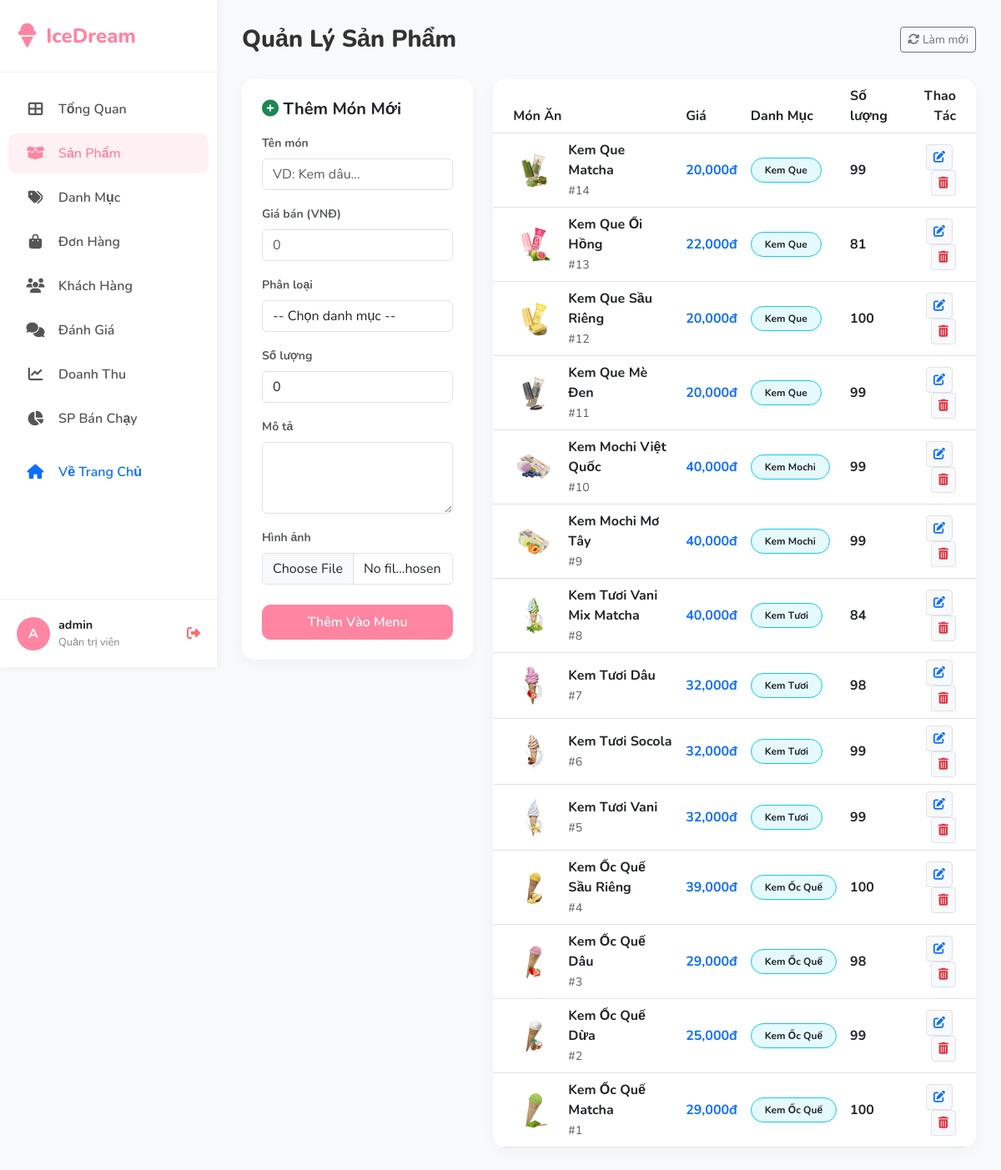
Page /Admin/View/quanlysp.php (signed in) on the committed database.
### tables this page shows
CREATE TABLE `products` (
  `id` int(11) NOT NULL,
  `name` varchar(255) DEFAULT NULL,
  `price` int(11) DEFAULT NULL,
  `image` varchar(255) DEFAULT NULL,
  `quantity` int(11) DEFAULT NULL,
  `description` text DEFAULT NULL,
  `category` text DEFAULT NULL,
  `status` int(11) DEFAULT 1,
  `category_id` int(11) DEFAULT NULL
);

CREATE TABLE `categories` (
  `id` int(11) NOT NULL,
  `name` varchar(255) NOT NULL,
  `description` text DEFAULT NULL,
  `created_at` timestamp NOT NULL DEFAULT current_timestamp()
);

### Admin/View/quanlysp.php (the view, shortened to what this page needs)
<?php
require_once __DIR__ . '/layouts/header.php';
require_once __DIR__ . '/../../Model/db.php';
$edit_product = null;
?>
<div class="page-header">
    <h2 class="page-title">Quản Lý Sản Phẩm</h2>
    <a href="quanlysp.php" class="btn btn-outline-secondary btn-sm"><i class="fas fa-sync-alt"></i> Làm mới</a>
</div>
<div class="row">
    <div class="col-lg-4 mb-4">
        <div class="card p-4 <?= $edit_product ? 'border-primary' : '' ?>">
            <h5 class="card-title fw-bold mb-3">
                <?= $edit_product ? '<i class="fas fa-edit text-primary"></i> Cập Nhật Món' : '<i class="fas fa-plus-circle text-success"></i> Thêm Món Mới' ?>
            </h5>
            <form action="../controller/quanlysp.php?action=<?= $edit_product ? 'edit' : 'add' ?>" method="POST" enctype="multipart/form-data">
                <div class="mb-3">
                    <label class="form-label small fw-bold text-muted">Tên món</label>
                    <input type="text" name="name" class="form-control" value="<?= $edit_product ? htmlspecialchars($edit_product['name']) : '' ?>" placeholder="VD: Kem dâu..." required>
                </div>
                <div class="mb-3">
                    <label class="form-label small fw-bold text-muted">Giá bán (VNĐ)</label>
                    <input type="number" name="price" class="form-control" value="<?= $edit_product ? $edit_product['price'] : '' ?>" placeholder="0" required>
                </div>
                <div class="mb-3">
                    <label class="form-label small fw-bold text-muted">Phân loại</label>
                    <select name="category_id" class="form-control" required>
                        <option value="">-- Chọn danh mục --</option>
                    </select>
                </div>
                <div class="mb-3">
                    <label class="form-label small fw-bold text-muted">Số lượng</label>
                    <input type="number" name="quantity" class="form-control" min="0" value="<?= $edit_product ? intval($edit_product['quantity']) : 0 ?>" placeholder="Số lượng trong kho">
                </div>
                <div class="mb-3">
                    <label class="form-label small fw-bold text-muted">Mô tả</label>
                    <textarea name="description" class="form-control" rows="3"><?= $edit_product ? htmlspecialchars($edit_product['description']) : '' ?></textarea>
                </div>
                <div class="mb-4">
                    <label class="form-label small fw-bold text-muted">Hình ảnh</label>
                    <input type="file" name="image" class="form-control" <?= $edit_product ? '' : 'required' ?>>
                </div>
                <div class="d-grid gap-2">
                    <button type="submit" class="btn btn-primary-custom">
                        <?= $edit_product ? 'Lưu Thay Đổi' : 'Thêm Vào Menu' ?>
                    </button>
                </div>
            </form>
        </div>
    </div>
    <div class="col-lg-8">
        <div class="card p-0 overflow-hidden">
            <div class="table-responsive">
                <table class="table table-hover align-middle mb-0">
                    <thead class="bg-light">
                        <tr>
                            <th class="ps-4">Món Ăn</th>
                            <th>Giá</th>
                            <th>Danh Mục</th>
                            <th>Số lượng</th>
                            <th class="text-end pe-4">Thao Tác</th>
                        </tr>
                    </thead>
                    <tbody>
                        <?php
                        $result = $conn->query("SELECT p.*, c.name as category_name FROM products p LEFT JOIN categories c ON p.category_id = c.id ORDER BY p.id DESC");
                        if ($result->num_rows > 0):
                        while($row = $result->fetch_assoc()):
                        ?>
                        <tr>
                            <td class="ps-4">
                                <div class="d-flex align-items-center gap-3">
                                    <img src="../../image/<?= $row['image'] ?>" class="rounded" width="50" height="50" style="object-fit: cover;">
                                    <div>
                                        <div class="fw-bold"><?= htmlspecialchars($row['name']) ?></div>
                                        <small class="text-muted">#<?= $row['id'] ?></small>
                                    </div>
                                </div>
                            </td>
                            <td class="fw-bold text-primary"><?= number_format($row['price']) ?>đ</td>
                            <td><span class="badge bg-info text-dark bg-opacity-10 border border-info px-3 py-2 rounded-pill"><?= htmlspecialchars($row['category_name'] ?? 'Chưa phân loại') ?></span></td>
                            <td>
                                <span class="fw-bold"><?= intval($row['quantity']) ?></span>
                            </td>
                            <td class="text-end pe-4">
                                <a href="quanlysp.php?edit_id=<?= $row['id'] ?>" class="btn btn-sm btn-light text-primary border me-1"><i class="fas fa-edit"></i></a>
                                <a href="../controller/quanlysp.php?action=delete&id=<?= $row['id'] ?>" class="btn btn-sm btn-light text-danger border" onclick="return confirm('Bạn chắc chắn muốn xóa món này?')"><i class="fas fa-trash-alt"></i></a>
                            </td>
                        </tr>
                        <?php endwhile; else: ?>
                            <tr><td colspan="5" class="text-center p-5 text-muted">Chưa có sản phẩm nào.</td></tr>
                        <?php endif; ?>
                    </tbody>
                </table>
            </div>
        </div>
    </div>
</div>
<?php require_once __DIR__ . '/layouts/footer.php'; ?>

### Admin/View/layouts/header.php (style rules this page uses)
:root { --primary-color: #ff85a2; --secondary-color: #ffb7b2; --accent-color: #a2d2ff; --sidebar-bg: #ffffff; --sidebar-text: #555555; --sidebar-width: 260px; --bg-color: #f8f9fa; }
body { font-family: 'Nunito', sans-serif; background-color: var(--bg-color); overflow-x: hidden; }
.card { border: none; border-radius: 15px; box-shadow: 0 5px 20px rgba(0,0,0,0.03); background: white; transition: transform 0.2s; }
.page-header { margin-bottom: 30px; display: flex; justify-content: space-between; align-items: center; }
.page-title { font-weight: 800; color: #333; margin: 0; font-size: 1.8rem; }
.btn-primary-custom { background-color: var(--primary-color); border-color: var(--primary-color); color: white; border-radius: 10px; padding: 8px 20px; font-weight: 600; }

### rows in the picture
products: image (picture), name "Kem Que Matcha", id "14", price "20,000", category.name "Kem Que", quantity "99"
products: image (picture), name "Kem Que Ổi Hồng", id "13", price "22,000", category.name "Kem Que", quantity "81"
products: image (picture), name "Kem Que Sầu Riêng", id "12", price "20,000", category.name "Kem Que", quantity "100"
products: image (picture), name "Kem Que Mè Đen", id "11", price "20,000", category.name "Kem Que", quantity "99"
products: image (picture), name "Kem Mochi Việt Quốc", id "10", price "40,000", category.name "Kem Mochi", quantity "99"
products: image (picture), name "Kem Mochi Mơ Tây", id "9", price "40,000", category.name "Kem Mochi", quantity "99"
products: image (picture), name "Kem Tươi Vani Mix Matcha", id "8", price "40,000", category.name "Kem Tươi", quantity "84"
products: image (picture), name "Kem Tươi Dâu", id "7", price "32,000", category.name "Kem Tươi", quantity "98"
products: image (picture), name "Kem Tươi Socola", id "6", price "32,000", category.name "Kem Tươi", quantity "99"
products: image (picture), name "Kem Tươi Vani", id "5", price "32,000", category.name "Kem Tươi", quantity "99"
products: image (picture), name "Kem Ốc Quế Sầu Riêng", id "4", price "39,000", category.name "Kem Ốc Quế", quantity "100"
products: image (picture), name "Kem Ốc Quế Dâu", id "3", price "29,000", category.name "Kem Ốc Quế", quantity "98"
products: image (picture), name "Kem Ốc Quế Dừa", id "2", price "25,000", category.name "Kem Ốc Quế", quantity "99"
products: image (picture), name "Kem Ốc Quế Matcha", id "1", price "29,000", category.name "Kem Ốc Quế", quantity "100"

### other values in the picture
substr($_SESSION['user_name'] ?? 'A', 0, 1) "A"
$_SESSION['user_name'] "admin"
